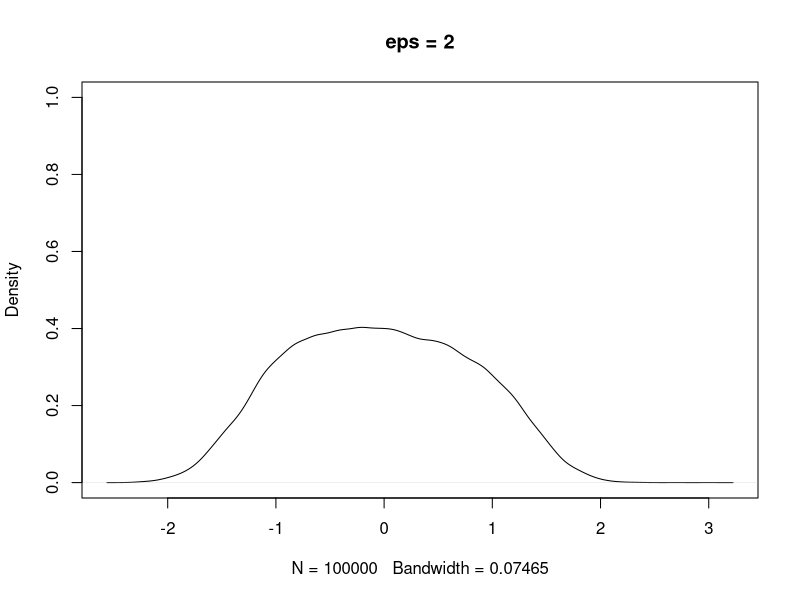

Source code (R): (Note: this script raises an error after producing the figure.)
###################
###Euler Maruyama
###################

## Calculate the scaling constant for pdf 
calcz = function(eps) {
  x = rexp(1e5)
  Y = x - (x^(2+eps))/(2+eps)
  avg = mean(exp(Y))
  z = 2 * avg
  return(z)
}


## Calculate the pdf 
pif = function(t , eps) {
  z = calcz(eps)
  num = (abs(t))^(2+eps)
  denom = 2 + eps
  power = exp(-num/denom)
  return(power/z)
}

## Calculate drift function 
drift = function(t, eps){
  absdrift = -abs(t)^(1 + eps)
  dir = sign(t)
  return(dir*absdrift)
}





##Euler Maruyama to get solution paths 
Euler_Maruyama = function(x0, eps, sigma,n ,dt)
{
  x = numeric(n)
  x[1] = x0
  for( i in 2:n)
  {
    mu = drift(x[i-1],eps)
    x[i] =  x[i-1]+ dt*mu+ sigma*sqrt(dt)*rnorm(1)
  }
  return(x)
}


##To get equilibrium distribution 
n = 1e5
reps = 100
store_mat = matrix(0 , nrow = reps, ncol = n)
for( i in 1:reps)
{
  store_mat[i,] = Euler_Maruyama(x0=3 , eps = 2 ,dt = 0.01, sigma = sqrt(2), n = n)
  print(i)
}


#Equilibrium distribution 
plot(density(store_mat[ 1,]) , main = "eps = 2" , ylim = c(0,1))
lines( v , pif(v,eps = 2) , col = 'red') #true distribution 
#legend('topright' , legend = c('Euler-Maruyama' , 'Truth') , col = c('black' , 'red'), lty = 1 )




##Visualising the sample paths of the SDE 
t = seq(1 , 50)
plot( t , store_mat[1 , 1: 50], col = "black"  , lty = 1,
      main ='Sample Paths of SDE' , type ='l' , 
      ylim =c(-5,5) ,ylab = 'X_t')

for( i in 2:10)
{
  lines(store_mat[i, 1:50] , col = i)
  Sys.sleep(1)
}



v = seq(-4,4,length.out = 100)
##Plots to understand why it is called equilibrium distribution 
plot(density(store_mat[,1]) , col = "black"  , lty = 1 , 
     xlim = c(-5,5) , ylim = c(0 , 1), 
     main ='EM: Normal' )
for( i in 2:100)
{
  lines(density(store_mat[ ,i]) , col = 'blue')
  Sys.sleep(1)
}


lines( v , pif(v, eps = 2) , col = 'red' , lty = 1 , lwd = 3) #true distribution 
legend('topright' , legend = c('EM' , 'Truth') , col = c('black' , 'red'), lty = 1 )